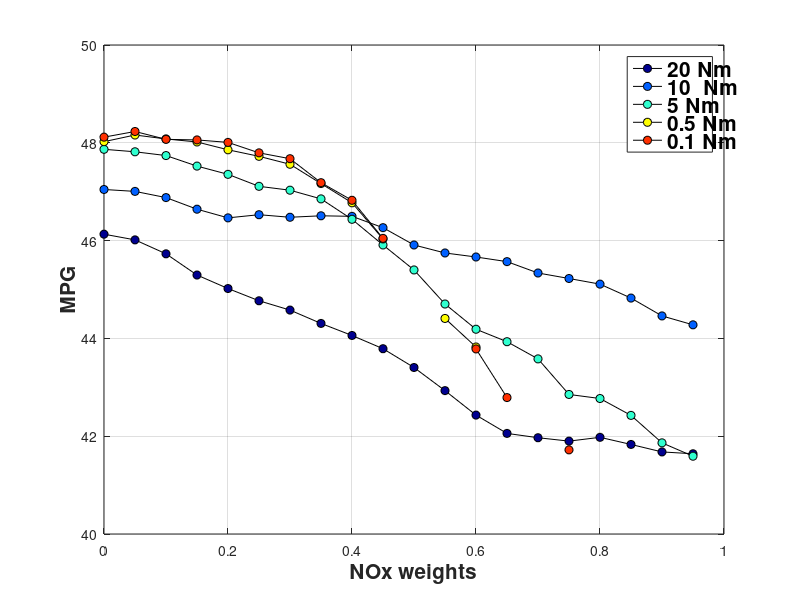
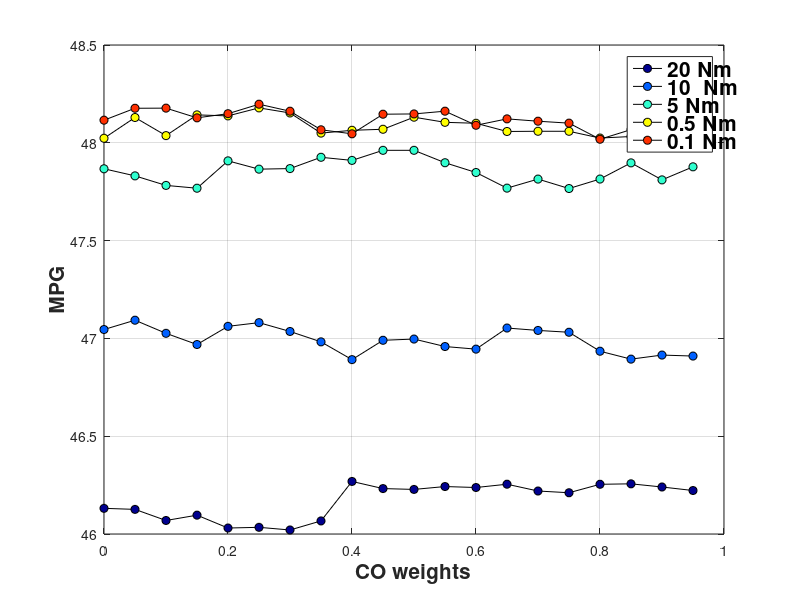
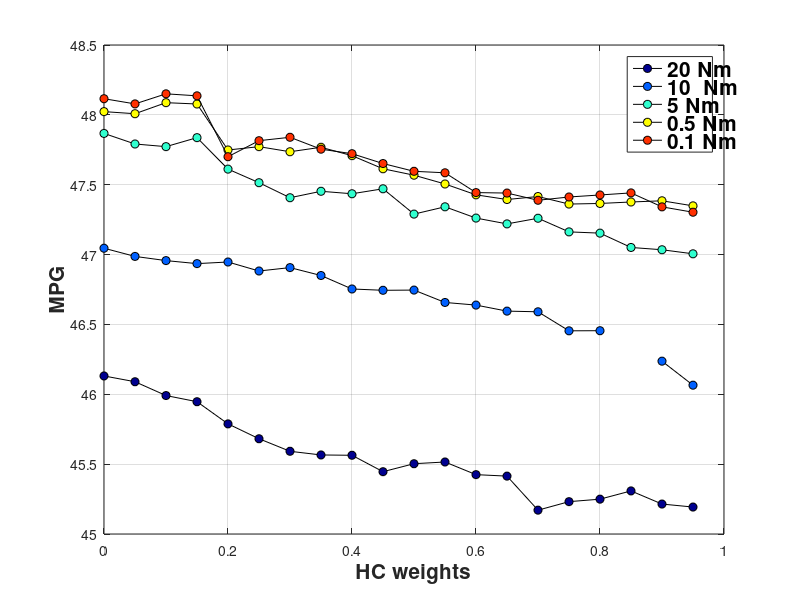
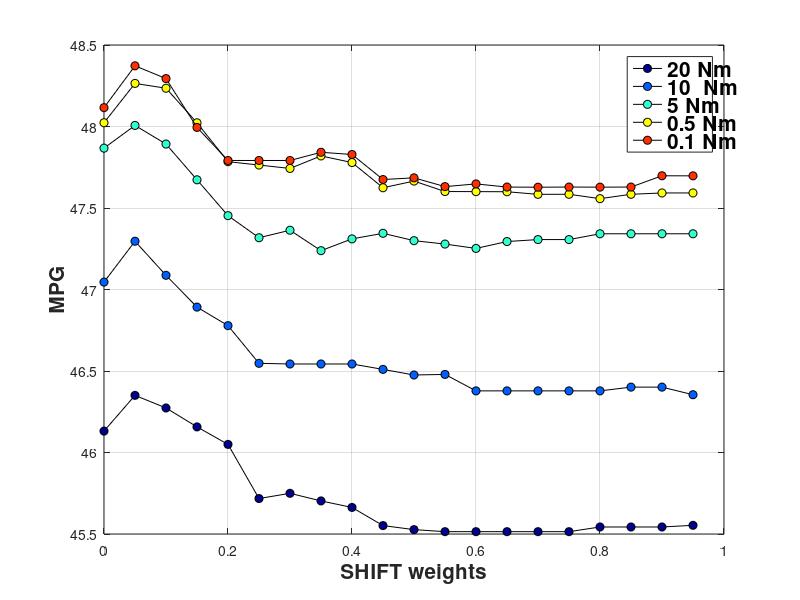

Write the MATLAB code that produced these figures, in order.
clear;
clf;
close all;
C = jet;
h = 14;
r=6;
t = 10;
q = 12;  % For colors
start = 1;
stop = 10;
for i = [start, 2,3,5,6];
    if i == 1
        load SOC_grid_005_trq_20_NM_HWFET;
        c = '20 Nm';
    elseif i == 2
        load SOC_grid_005_trq_10_NM_HWFET;
        c = '10  Nm';
    elseif i == 3
        load SOC_grid_005_trq_5_NM_HWFET;
        c = '5 Nm';
    elseif i == 4
        load SOC_grid_005_trq_1_NM_HWFET;
        c = '1 Nm';
    elseif i == 5
        load SOC_grid_005_trq_0_5_NM_HWFET;
        c = '0.5 Nm';
    elseif i == 6
        load SOC_grid_005_trq_0_1_NM_HWFET;
        c = '0.1 Nm';
    elseif i == 7
        load SOC_grid_001_interp;
        c = '0.001 lin. interp.';
    elseif i == 8
        load SOC_grid_0005_interp;
        c = '0.0005 lin. interp.';
    elseif i == 9
        load SOC_grid_005_interp_cubic;
        c = '0.005 cubic interp.';
    elseif i == 10
        load SOC_grid_0005_interp_cubic;
        c = '0.0005 cubic. interp.';
    elseif i == 11;
        load SOC_grid_005_interp_full_cyc;
        c = '0.005 line. interp FULL';
    elseif i == 12;
        load SOC_grid_005_interp_lower_weights;
        c = '0.005 line. interp Lower weights';
    elseif i == 13;
        load SOC_grid_005_interp_full_cyc_smooth;
        c = '0.005 line. interp Full CYC Smoothed Data';
    else
        load SOC_grid_001_interp_full_cyc_smooth;
        c = '0.001 line. interp Full CYC Smoothed Data';
    end
    
    if i == start
        leg = {c};
        a = 1;
    else
        leg = {leg{1:a}, c};
        a = a+1;
    end
    
    figure(1)
    plot(result.a1(1,:),result.mpg(1,:),'-ko',...
        'LineWidth',0.5,...
        'MarkerEdgeColor','k',...
        'MarkerFaceColor',C(a+(a-1)*q,:),...
        'MarkerSize',r)
    grid on
    ylabel('MPG')
    xlabel('NOx weights')
    legend(leg{1:a})
    set(findall(gcf,'type','text'),'FontSize',15,'fontWeight','bold')
    hold on
    
    figure(2)
    plot(result.a2(2,:),result.mpg(2,:),'-ko',...
        'LineWidth',0.5,...
        'MarkerEdgeColor','k',...
        'MarkerFaceColor',C(a+(a-1)*q,:),...
        'MarkerSize',r)
    grid on
    ylabel('MPG')
    xlabel('CO weights')
    legend(leg{1:a})
    set(findall(gcf,'type','text'),'FontSize',15,'fontWeight','bold')
    hold on
    
    figure(3)
    plot(result.a3(3,:),result.mpg(3,:),'-ko',...
        'LineWidth',0.5,...
        'MarkerEdgeColor','k',...
        'MarkerFaceColor',C(a+(a-1)*q,:),...
        'MarkerSize',r)
    grid on
    ylabel('MPG')
    xlabel('HC weights')
    legend(leg{1:a})
    set(findall(gcf,'type','text'),'FontSize',15,'fontWeight','bold')
    hold on
    
    figure(4)
    plot(result.shift(4,:),result.mpg(4,:),'-ko',...
        'LineWidth',0.5,...
        'MarkerEdgeColor','k',...
        'MarkerFaceColor',C(a+(a-1)*q,:),...
        'MarkerSize',r)
    grid on
    ylabel('MPG')
    xlabel('SHIFT weights')
    legend(leg{1:a})
    set(findall(gcf,'type','text'),'FontSize',15,'fontWeight','bold')
    hold on
    
    figure(5)
    plot(result.eng(5,:),result.mpg(5,:),'-ko',...
        'LineWidth',0.5,...
        'MarkerEdgeColor','k',...
        'MarkerFaceColor',C(a+(a-1)*q,:),...
        'MarkerSize',r)
    grid on
    ylabel('MPG')
    xlabel('ENG weights')
    legend(leg{1:a})
    set(findall(gcf,'type','text'),'FontSize',15,'fontWeight','bold')
    hold on
end

hold off
set(findall(gcf,'type','text'),'FontSize',15,'fontWeight','bold')

